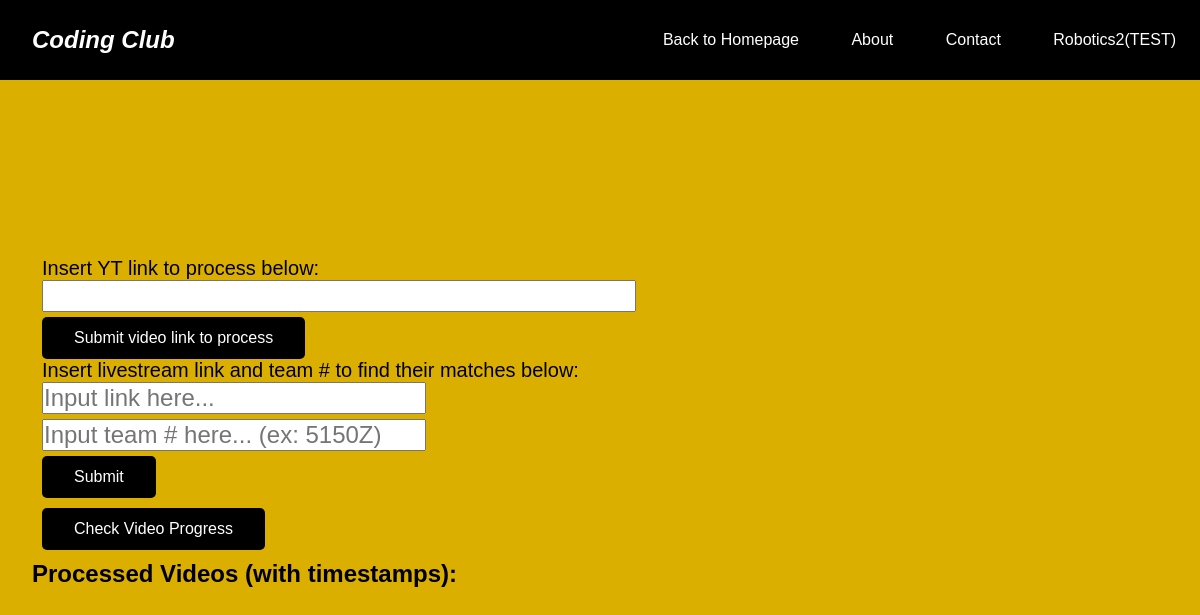
The page /video_analysis on the database as committed earlier.
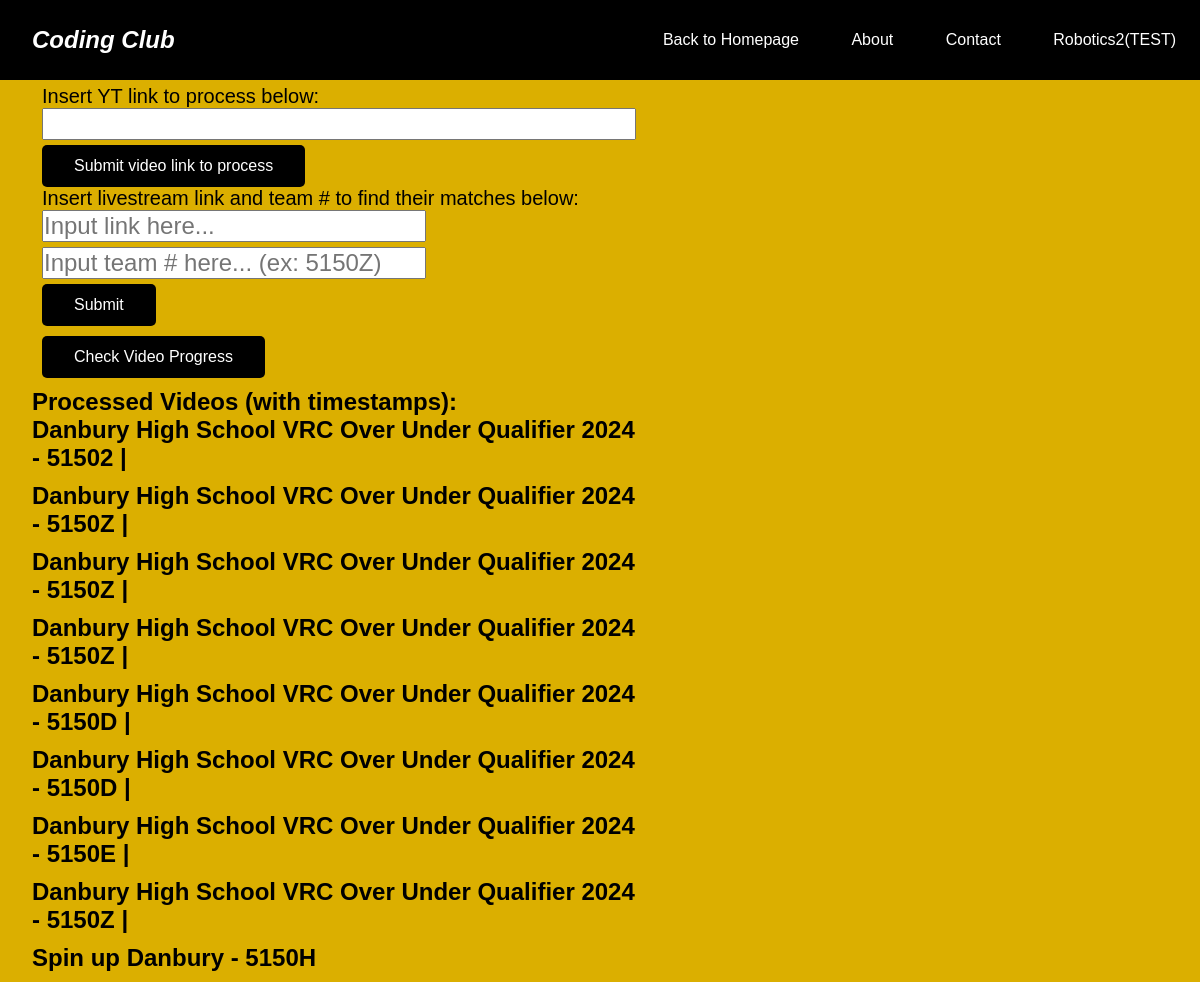
The same page on the database as committed later.
### websiteFace/webFuncts/models.py (models this page shows, shortened)
class ResultStorage(models.Model):
    found = models.CharField(max_length = 100)
    vid_name = models.CharField(max_length = 100)
    vid_links = models.TextField(null=True, blank=True)
    class Meta:
        app_label = "websiteFace"

### websiteFace/views.py (the view)
# urls.py: path("video_analysis", views.videoAnalysis, name="TEST2"),
def videoAnalysis(request):
    videos = ResultStorage.objects.all()
    videos = list(videos)[::-1]
    for video in videos:
        video.vid_links = re.split(r'\n|Link:', video.vid_links)
    context = {
        'videos': videos,
    }
    return render(request, 'videoSubmit.html', context)

### templates/videoSubmit.html (shortened to what this page needs)
<!DOCTYPE html>
<html lang="en">
<head>
    <link rel="stylesheet" href="/static/style.css">
</head>
<body>
    <nav>
        <div class="logo">Coding Club</div>
        <div class="nav-items">
            <a href="/">Back to Homepage</a>
            <a href="/about">About</a>
            <a href="/contact">Contact</a>
            <a href="/robotics">Robotics2(TEST)</a>
        </div>
    </nav>
    <section class="hero">
      <div class="hero-container">
        <div class="column-left-ocr">
          <section class="form">
              <div class="form-container">
                  <form action="/start" method="get">
                      <p>Insert YT link to process below: </p>
                      <input type="text" size="40" name="link" style="margin-bottom: 5px">
                      <button class="button-ocr">Submit video link to process</button>
                  </form>
                  <form action="/findteam" method="get">
                      <p>Insert livestream link and team # to find their matches below:</p>
                      <input type="text" size="25" name="link" placeholder="Input link here..." style="margin-bottom: 5px">
                      <br>
                      <input type="text" size="25" name="team" placeholder="Input team # here... (ex: 5150Z)" style="margin-bottom: 5px">
                      <br>
                      <button class="button-ocr" style="margin-bottom:10px">Submit</button>
                  </form>
                  <form action="/checkProgress" method="get">
                      <button class="button-ocr" style="margin-bottom: 0px">Check Video Progress</button>
                  </form>
              </div>
          </section>
    <h1>Processed Videos (with timestamps):</h1>
    {% for video in videos %}
        <div class="dropdown">
            <h2>{{ video.vid_name }} - {{ video.found }}</h2>
        </div>
    {% endfor %}
</body>
</html>

### assests/style.css (style rules this page uses)
* { box-sizing: border-box; margin: 0; padding: 0; font-family: 'Trebuchet MS', 'Lucida Sans Unicode', 'Lucida Grande', 'Lucida Sans', Arial, sans-serif; }
nav { height: 80px; width:100%; overflow:hidden; position:fixed; background: #000000; display: flex; justify-content: space-between; align-items: center; padding: 0rem calc((100vw - 1300px) / 2); }
.logo { color: rgb(255, 255, 255); font-size: 1.5rem; font-weight: bold; font-style: italic; padding: 0 2rem; }
nav a { text-decoration: none; color: #ffffff; padding: 0 1.5rem; }
.hero { background: #dbaf00; }
.hero-container { display: grid; grid-template-columns: 1fr 1fr; height: 95vh; padding: 0rem calc((100vw - 1399px) / 2); }
body { background-color: #dbaf00 }
.form-container { max-width: 750px; margin: 0; padding: 10px; }
form { font-size: 20px; }
input, select, textarea { font-size: 24px; }
.button-ocr { padding: .75rem 2rem; font-size: 1rem; border: none; color: #ffffff; background: rgb(0, 0, 0); cursor: pointer; border-radius: 5px; }
.column-left-ocr { margin-top: 75px; display: flex; flex-direction: column; justify-content: center; align-items: flex-start; color: rgb(0, 0, 0); padding: 0rem 2rem; }

### templates/videoSubmit.html (style rules this page uses)
.dropdown { margin-bottom: 10px; }

Rows that differ between the two databases and show on the page:
added ResultStorage: vid_name "Danbury High School VRC Over Under Qualifier 2024", found "51502 |"
added ResultStorage: vid_name "Danbury High School VRC Over Under Qualifier 2024", found "5150Z |"
added ResultStorage: vid_name "Danbury High School VRC Over Under Qualifier 2024", found "5150Z |"
added ResultStorage: vid_name "Danbury High School VRC Over Under Qualifier 2024", found "5150Z |"
added ResultStorage: vid_name "Danbury High School VRC Over Under Qualifier 2024", found "5150D |"
added ResultStorage: vid_name "Danbury High School VRC Over Under Qualifier 2024", found "5150D |"
added ResultStorage: vid_name "Danbury High School VRC Over Under Qualifier 2024", found "5150E |"
added ResultStorage: vid_name "Danbury High School VRC Over Under Qualifier 2024", found "5150Z |"
added ResultStorage: vid_name "Spin up Danbury", found "5150H"
